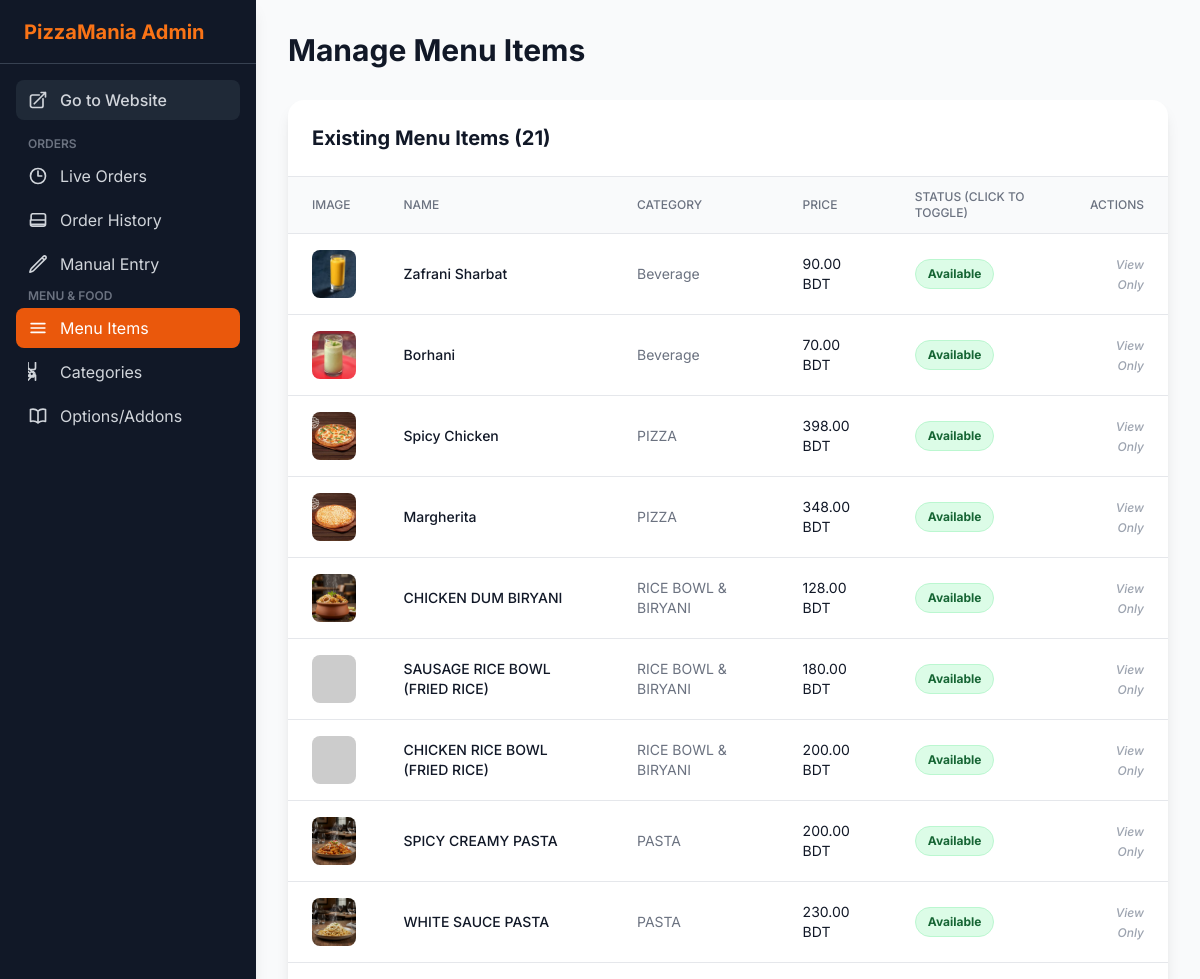
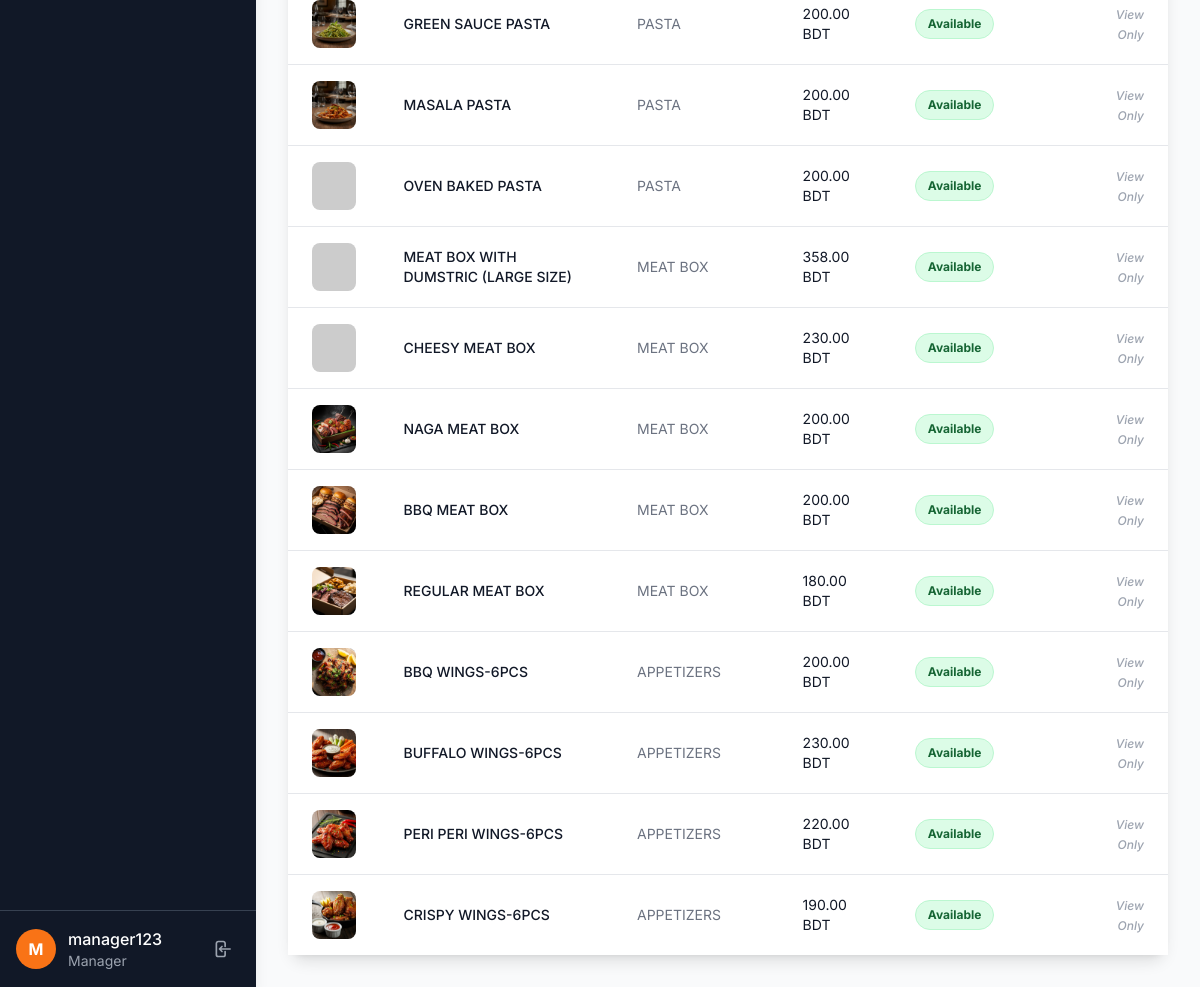
The app's page /admin/manage_menu_items.php (signed in) with its own data (2 pictures, top to bottom).
### tables this page shows
CREATE TABLE IF NOT EXISTS `menu_items` (
  `id` int NOT NULL AUTO_INCREMENT,
  `category_id` int NOT NULL,
  `name` varchar(150) NOT NULL,
  `description` text,
  `price` decimal(10,2) NOT NULL,
  `image` varchar(255) DEFAULT NULL,
  `is_available` tinyint(1) NOT NULL DEFAULT '1',
  `is_featured` tinyint(1) NOT NULL DEFAULT '0',
  PRIMARY KEY (`id`),
  KEY `category_id` (`category_id`)
);

CREATE TABLE IF NOT EXISTS `categories` (
  `id` int NOT NULL AUTO_INCREMENT,
  `name` varchar(100) NOT NULL,
  `description` text,
  `image` varchar(255) DEFAULT NULL,
  `svg_icon` text,
  `is_visible` tinyint(1) NOT NULL DEFAULT '1',
  PRIMARY KEY (`id`)
);

### config.php (called while the page is built, shortened)
<?php
function e($data) {
    return htmlspecialchars($data ?? '', ENT_QUOTES, 'UTF-8');
}
?>

### admin/manage_menu_items.php (the view, shortened to what this page needs)
<?php
require_once('header.php');
$action = $_GET['action'] ?? 'list';
$page_title = 'Manage Menu Items';
$menu_items = [];
$sql = "SELECT m.*, c.name as category_name
        FROM menu_items m
        LEFT JOIN categories c ON m.category_id = c.id
        ORDER BY m.id DESC";
$item_result = $db->query($sql);
while ($row = $item_result->fetch_assoc()) {
    $menu_items[] = $row;
}
?>
<h1 class="text-3xl font-bold text-gray-900 mb-8"><?php echo e($page_title); ?></h1>
<?php if ($action === 'list'): ?>
<div class="bg-white rounded-2xl shadow-lg">
    <div class="flex justify-between items-center p-6 border-b border-gray-200">
        <h2 class="text-xl font-bold text-gray-900">
            Existing Menu Items (<?php echo count($menu_items); ?>)
        </h2>
    </div>
    <div class="overflow-x-auto">
        <table class="min-w-full divide-y divide-gray-200">
            <thead class="bg-gray-50">
                <tr>
                    <th class="px-6 py-3 text-left text-xs font-medium text-gray-500 uppercase">Image</th>
                    <th class="px-6 py-3 text-left text-xs font-medium text-gray-500 uppercase">Name</th>
                    <th class="px-6 py-3 text-left text-xs font-medium text-gray-500 uppercase">Category</th>
                    <th class="px-6 py-3 text-left text-xs font-medium text-gray-500 uppercase">Price</th>
                    <th class="px-6 py-3 text-left text-xs font-medium text-gray-500 uppercase">Status (Click to Toggle)</th>
                    <th class="px-6 py-3 text-right text-xs font-medium text-gray-500 uppercase">Actions</th>
                </tr>
            </thead>
            <tbody class="bg-white divide-y divide-gray-200">
                <?php if (empty($menu_items)): ?>
                    <tr><td colspan="6" class="px-6 py-4 text-center text-gray-500">No menu items found.</td></tr>
                <?php else: ?>
                    <?php foreach ($menu_items as $item): ?>
                        <?php
                            $image_src = 'https://placehold.co/100x100/EFEFEF/AAAAAA?text=No+Image';
                            if (!empty($item['image']) && $item['image'] !== '0') {
                                $image_src = BASE_URL . $item['image'];
                            }
                        ?>
                        <tr>
                            <td class="px-6 py-4">
                                <img src="<?php echo e($image_src); ?>"
                                     alt="<?php echo e($item['name']); ?>"
                                     class="w-12 h-12 object-cover rounded-lg"
                                     onerror="this.src='https://placehold.co/100x100/EFEFEF/AAAAAA?text=No+Image'">
                            </td>
                            <td class="px-6 py-4"><div class="text-sm font-medium text-gray-900"><?php echo e($item['name']); ?></div></td>
                            <td class="px-6 py-4"><div class="text-sm text-gray-500"><?php echo e($item['category_name']); ?></div></td>
                            <td class="px-6 py-4"><div class="text-sm text-gray-900"><?php echo e(number_format($item['price'], 2)); ?> BDT</div></td>
                            <td class="px-6 py-4">
                                <form method="POST" action="manage_menu_items.php" class="inline-block">
                                    <button type="submit" class="px-3 py-1 inline-flex text-xs leading-5 font-bold rounded-full transition-all transform hover:scale-105 <?php echo $item['is_available'] ? 'bg-green-100 text-green-800 border border-green-200 hover:bg-green-200' : 'bg-red-100 text-red-800 border border-red-200 hover:bg-red-200'; ?>" title="Click to toggle availability">
                                        <?php echo $item['is_available'] ? 'Available' : 'Sold Out'; ?>
                                    </button>
                                </form>
                            </td>
                            <td class="px-6 py-4 text-right text-sm font-medium space-x-2">
                                <?php if (hasAdminAccess()): ?>
                                    <a href="manage_menu_items.php?action=edit&id=<?php echo e($item['id']); ?>" class="text-orange-600 hover:text-orange-900">Edit</a>
                                    <a href="manage_menu_items.php?action=delete&id=<?php echo e($item['id']); ?>&csrf_token=<?php echo e(get_csrf_token()); ?>"
                                       class="text-red-600 hover:text-red-900"
                                       onclick="return confirm('Are you sure you want to delete this item?');">Delete</a>
                                <?php else: ?>
                                    <span class="text-gray-400 italic text-xs">View Only</span>
                                <?php endif; ?>
                            </td>
                        </tr>
                    <?php endforeach; ?>
                <?php endif; ?>
            </tbody>
        </table>
    </div>
</div>
<?php endif; ?>
<?php
require_once('footer.php');
?>

### records on screen
menu_items: image (picture), name "Zafrani Sharbat", category.name "Beverage", price "90.00", is_available "Available"
menu_items: image (picture), name "Borhani", category.name "Beverage", price "70.00", is_available "Available"
menu_items: image (picture), name "Spicy Chicken", category.name "PIZZA", price "398.00", is_available "Available"
menu_items: image (picture), name "Margherita", category.name "PIZZA", price "348.00", is_available "Available"
menu_items: image (picture), name "CHICKEN DUM BIRYANI", category.name "RICE BOWL & BIRYANI", price "128.00", is_available "Available"
menu_items: name "SAUSAGE RICE BOWL (FRIED RICE)", category.name "RICE BOWL & BIRYANI", price "180.00", is_available "Available"
menu_items: name "CHICKEN RICE BOWL (FRIED RICE)", category.name "RICE BOWL & BIRYANI", price "200.00", is_available "Available"
menu_items: image (picture), name "SPICY CREAMY PASTA", category.name "PASTA", price "200.00", is_available "Available"
menu_items: image (picture), name "WHITE SAUCE PASTA", category.name "PASTA", price "230.00", is_available "Available"
menu_items: image (picture), name "GREEN SAUCE PASTA", category.name "PASTA", price "200.00", is_available "Available"
menu_items: image (picture), name "MASALA PASTA", category.name "PASTA", price "200.00", is_available "Available"
menu_items: name "OVEN BAKED PASTA", category.name "PASTA", price "200.00", is_available "Available"
menu_items: name "MEAT BOX WITH DUMSTRIC (LARGE SIZE)", category.name "MEAT BOX", price "358.00", is_available "Available"
menu_items: name "CHEESY MEAT BOX", category.name "MEAT BOX", price "230.00", is_available "Available"
menu_items: image (picture), name "NAGA MEAT BOX", category.name "MEAT BOX", price "200.00", is_available "Available"
menu_items: image (picture), name "BBQ MEAT BOX", category.name "MEAT BOX", price "200.00", is_available "Available"
menu_items: image (picture), name "REGULAR MEAT BOX", category.name "MEAT BOX", price "180.00", is_available "Available"
menu_items: image (picture), name "BBQ WINGS-6PCS", category.name "APPETIZERS", price "200.00", is_available "Available"
menu_items: image (picture), name "BUFFALO WINGS-6PCS", category.name "APPETIZERS", price "230.00", is_available "Available"
menu_items: image (picture), name "PERI PERI WINGS-6PCS", category.name "APPETIZERS", price "220.00", is_available "Available"
menu_items: image (picture), name "CRISPY WINGS-6PCS", category.name "APPETIZERS", price "190.00", is_available "Available"

### other values on screen
$user_initial "M"
$username "manager123"
$user_role "Manager"
$page_title "Manage Menu Items"
count($menu_items) "21"
